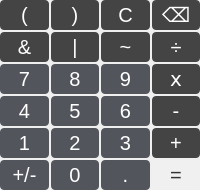
        <widget class="QWidget" name="PageProgrammer">
         <property name="sizePolicy">
          <sizepolicy hsizetype="Expanding" vsizetype="Expanding">
           <horstretch>0</horstretch>
           <verstretch>0</verstretch>
          </sizepolicy>
         </property>
         <layout class="QGridLayout" name="gridLayout">
          <property name="leftMargin">
           <number>0</number>
          </property>
          <property name="topMargin">
           <number>0</number>
          </property>
          <property name="rightMargin">
           <number>0</number>
          </property>
          <property name="bottomMargin">
           <number>0</number>
          </property>
          <property name="spacing">
           <number>2</number>
          </property>
          <item row="0" column="0">
           <widget class="QPushButton" name="pushButton___LeftParen">
            <property name="sizePolicy">
             <sizepolicy hsizetype="Expanding" vsizetype="Expanding">
              <horstretch>0</horstretch>
              <verstretch>0</verstretch>
             </sizepolicy>
            </property>
            <property name="styleSheet">
             <string notr="true">QPushButton
{
    background-color: #444444;
    color: #ffffff;
    border: none;
    border-radius: 4px;
    min-width: 30px;
    min-height: 30px;
    font-size: 20px;
}
QPushButton:hover
{
    background-color: #505050;
}
QPushButton:pressed
{
    background-color: #666666;
}</string>
            </property>
            <property name="text">
             <string>(</string>
            </property>
           </widget>
          </item>
          <item row="0" column="1">
           <widget class="QPushButton" name="pushButton___RightParen">
            <property name="sizePolicy">
             <sizepolicy hsizetype="Expanding" vsizetype="Expanding">
              <horstretch>0</horstretch>
              <verstretch>0</verstretch>
             </sizepolicy>
            </property>
            <property name="styleSheet">
             <string notr="true">QPushButton
{
    background-color: #444444;
    color: #ffffff;
    border: none;
    border-radius: 4px;
    min-width: 30px;
    min-height: 30px;
    font-size: 20px;
}
QPushButton:hover
{
    background-color: #505050;
}
QPushButton:pressed
{
    background-color: #666666;
}</string>
            </property>
            <property name="text">
             <string>)</string>
            </property>
           </widget>
          </item>
          <item row="0" column="2">
           <widget class="QPushButton" name="pushButton___Clear">
            <property name="sizePolicy">
             <sizepolicy hsizetype="Expanding" vsizetype="Expanding">
              <horstretch>0</horstretch>
              <verstretch>0</verstretch>
             </sizepolicy>
            </property>
            <property name="styleSheet">
             <string notr="true">QPushButton
{
    background-color: #444444;
    color: #ffffff;
    border: none;
    border-radius: 4px;
    min-width: 30px;
    min-height: 30px;
    font-size: 20px;
}
QPushButton:hover
{
    background-color: #505050;
}
QPushButton:pressed
{
    background-color: #666666;
}</string>
            </property>
            <property name="text">
             <string>C</string>
            </property>
           </widget>
          </item>
          <item row="0" column="3">
           <widget class="QPushButton" name="pushButton___BackSpace">
            <property name="sizePolicy">
             <sizepolicy hsizetype="Expanding" vsizetype="Expanding">
              <horstretch>0</horstretch>
              <verstretch>0</verstretch>
             </sizepolicy>
            </property>
            <property name="styleSheet">
             <string notr="true">QPushButton
{
    background-color: #444444;
    color: #ffffff;
    border: none;
    border-radius: 4px;
    min-width: 30px;
    min-height: 30px;
    font-size: 20px;
}
QPushButton:hover
{
    background-color: #505050;
}
QPushButton:pressed
{
    background-color: #666666;
}</string>
            </property>
            <property name="text">
             <string>⌫</string>
            </property>
           </widget>
          </item>
          <item row="1" column="0">
           <widget class="QPushButton" name="pushButton_AND">
            <property name="sizePolicy">
             <sizepolicy hsizetype="Expanding" vsizetype="Expanding">
              <horstretch>0</horstretch>
              <verstretch>0</verstretch>
             </sizepolicy>
            </property>
            <property name="styleSheet">
             <string notr="true">QPushButton
{
    background-color: #444444;
    color: #ffffff;
    border: none;
    border-radius: 4px;
    min-width: 30px;
    min-height: 30px;
    font-size: 20px;
}
QPushButton:hover
{
    background-color: #505050;
}
QPushButton:pressed
{
    background-color: #666666;
}</string>
            </property>
            <property name="text">
             <string>&amp;&amp;</string>
            </property>
           </widget>
          </item>
          <item row="1" column="1">
           <widget class="QPushButton" name="pushButton_OR">
            <property name="sizePolicy">
             <sizepolicy hsizetype="Expanding" vsizetype="Expanding">
              <horstretch>0</horstretch>
              <verstretch>0</verstretch>
             </sizepolicy>
            </property>
            <property name="styleSheet">
             <string notr="true">QPushButton
{
    background-color: #444444;
    color: #ffffff;
    border: none;
    border-radius: 4px;
    min-width: 30px;
    min-height: 30px;
    font-size: 20px;
}
QPushButton:hover
{
    background-color: #505050;
}
QPushButton:pressed
{
    background-color: #666666;
}</string>
            </property>
            <property name="text">
             <string>|</string>
            </property>
           </widget>
          </item>
          <item row="1" column="2">
           <widget class="QPushButton" name="pushButton_XOR">
            <property name="sizePolicy">
             <sizepolicy hsizetype="Expanding" vsizetype="Expanding">
              <horstretch>0</horstretch>
              <verstretch>0</verstretch>
             </sizepolicy>
            </property>
            <property name="styleSheet">
             <string notr="true">QPushButton
{
    background-color: #444444;
    color: #ffffff;
    border: none;
    border-radius: 4px;
    min-width: 30px;
    min-height: 30px;
    font-size: 20px;
}
QPushButton:hover
{
    background-color: #505050;
}
QPushButton:pressed
{
    background-color: #666666;
}</string>
            </property>
            <property name="text">
             <string>~</string>
            </property>
           </widget>
          </item>
          <item row="1" column="3">
           <widget class="QPushButton" name="pushButton___Divide">
            <property name="sizePolicy">
             <sizepolicy hsizetype="Expanding" vsizetype="Expanding">
              <horstretch>0</horstretch>
              <verstretch>0</verstretch>
             </sizepolicy>
            </property>
            <property name="styleSheet">
             <string notr="true">QPushButton
{
    background-color: #444444;
    color: #ffffff;
    border: none;
    border-radius: 4px;
    min-width: 30px;
    min-height: 30px;
    font-size: 20px;
}
QPushButton:hover
{
    background-color: #505050;
}
QPushButton:pressed
{
    background-color: #666666;
}</string>
            </property>
            <property name="text">
             <string>÷</string>
            </property>
           </widget>
          </item>
          <item row="2" column="0">
           <widget class="QPushButton" name="pushButton___7">
            <property name="sizePolicy">
             <sizepolicy hsizetype="Expanding" vsizetype="Expanding">
              <horstretch>0</horstretch>
              <verstretch>0</verstretch>
             </sizepolicy>
            </property>
            <property name="styleSheet">
             <string notr="true"> QPushButton
{
        background-color:#52565c;
        color:#ffffff;
        border:none;
        border-radius:4px;
        min-width:30px;
        min-height:30px;
        font-size:20px;
 }
QPushButton:hover
{
	 background-color:#5d6269;
}
QPushButton:pressed
{
	background-color:#6a7078;
}</string>
            </property>
            <property name="text">
             <string>7</string>
            </property>
           </widget>
          </item>
          <item row="2" column="1">
           <widget class="QPushButton" name="pushButton___8">
            <property name="sizePolicy">
             <sizepolicy hsizetype="Expanding" vsizetype="Expanding">
              <horstretch>0</horstretch>
              <verstretch>0</verstretch>
             </sizepolicy>
            </property>
            <property name="styleSheet">
             <string notr="true"> QPushButton
{
        background-color:#52565c;
        color:#ffffff;
        border:none;
        border-radius:4px;
        min-width:30px;
        min-height:30px;
        font-size:20px;
 }
QPushButton:hover
{
	 background-color:#5d6269;
}
QPushButton:pressed
{
	background-color:#6a7078;
}</string>
            </property>
            <property name="text">
             <string>8</string>
            </property>
           </widget>
          </item>
          <item row="2" column="2">
           <widget class="QPushButton" name="pushButton___9">
            <property name="sizePolicy">
             <sizepolicy hsizetype="Expanding" vsizetype="Expanding">
              <horstretch>0</horstretch>
              <verstretch>0</verstretch>
             </sizepolicy>
            </property>
            <property name="styleSheet">
             <string notr="true"> QPushButton
{
        background-color:#52565c;
        color:#ffffff;
        border:none;
        border-radius:4px;
        min-width:30px;
        min-height:30px;
        font-size:20px;
 }
QPushButton:hover
{
	 background-color:#5d6269;
}
QPushButton:pressed
{
	background-color:#6a7078;
}</string>
            </property>
            <property name="text">
             <string>9</string>
            </property>
           </widget>
          </item>
          <item row="2" column="3">
           <widget class="QPushButton" name="pushButton___Multi">
            <property name="sizePolicy">
             <sizepolicy hsizetype="Expanding" vsizetype="Expanding">
              <horstretch>0</horstretch>
              <verstretch>0</verstretch>
             </sizepolicy>
            </property>
            <property name="styleSheet">
             <string notr="true">QPushButton
{
    background-color: #444444;
    color: #ffffff;
    border: none;
    border-radius: 4px;
    min-width: 30px;
    min-height: 30px;
    font-size: 20px;
}
QPushButton:hover
{
    background-color: #505050;
}
QPushButton:pressed
{
    background-color: #666666;
}</string>
            </property>
            <property name="text">
             <string>ⅹ</string>
            </property>
           </widget>
          </item>
          <item row="3" column="0">
           <widget class="QPushButton" name="pushButton___4">
            <property name="sizePolicy">
             <sizepolicy hsizetype="Expanding" vsizetype="Expanding">
              <horstretch>0</horstretch>
              <verstretch>0</verstretch>
             </sizepolicy>
            </property>
            <property name="styleSheet">
             <string notr="true"> QPushButton
{
        background-color:#52565c;
        color:#ffffff;
        border:none;
        border-radius:4px;
        min-width:30px;
        min-height:30px;
        font-size:20px;
 }
QPushButton:hover
{
	 background-color:#5d6269;
}
QPushButton:pressed
{
	background-color:#6a7078;
}</string>
            </property>
            <property name="text">
             <string>4</string>
            </property>
           </widget>
          </item>
          <item row="3" column="1">
           <widget class="QPushButton" name="pushButton___5">
            <property name="sizePolicy">
             <sizepolicy hsizetype="Expanding" vsizetype="Expanding">
              <horstretch>0</horstretch>
              <verstretch>0</verstretch>
             </sizepolicy>
            </property>
            <property name="styleSheet">
             <string notr="true"> QPushButton
{
        background-color:#52565c;
        color:#ffffff;
        border:none;
        border-radius:4px;
        min-width:30px;
        min-height:30px;
        font-size:20px;
 }
QPushButton:hover
{
	 background-color:#5d6269;
}
QPushButton:pressed
{
	background-color:#6a7078;
}</string>
            </property>
            <property name="text">
             <string>5</string>
            </property>
           </widget>
          </item>
          <item row="3" column="2">
           <widget class="QPushButton" name="pushButton___6">
            <property name="sizePolicy">
             <sizepolicy hsizetype="Expanding" vsizetype="Expanding">
              <horstretch>0</horstretch>
              <verstretch>0</verstretch>
             </sizepolicy>
            </property>
            <property name="styleSheet">
             <string notr="true"> QPushButton
{
        background-color:#52565c;
        color:#ffffff;
        border:none;
        border-radius:4px;
        min-width:30px;
        min-height:30px;
        font-size:20px;
 }
QPushButton:hover
{
	 background-color:#5d6269;
}
QPushButton:pressed
{
	background-color:#6a7078;
}</string>
            </property>
            <property name="text">
             <string>6</string>
            </property>
           </widget>
          </item>
          <item row="3" column="3">
           <widget class="QPushButton" name="pushButton___Sub">
            <property name="sizePolicy">
             <sizepolicy hsizetype="Expanding" vsizetype="Expanding">
              <horstretch>0</horstretch>
              <verstretch>0</verstretch>
             </sizepolicy>
            </property>
            <property name="styleSheet">
             <string notr="true">QPushButton
{
    background-color: #444444;
    color: #ffffff;
    border: none;
    border-radius: 4px;
    min-width: 30px;
    min-height: 30px;
    font-size: 20px;
}
QPushButton:hover
{
    background-color: #505050;
}
QPushButton:pressed
{
    background-color: #666666;
}</string>
            </property>
            <property name="text">
             <string>-</string>
            </property>
           </widget>
          </item>
          <item row="4" column="0">
           <widget class="QPushButton" name="pushButton___1">
            <property name="sizePolicy">
             <sizepolicy hsizetype="Expanding" vsizetype="Expanding">
              <horstretch>0</horstretch>
              <verstretch>0</verstretch>
             </sizepolicy>
            </property>
            <property name="styleSheet">
             <string notr="true"> QPushButton
{
        background-color:#52565c;
        color:#ffffff;
        border:none;
        border-radius:4px;
        min-width:30px;
        min-height:30px;
        font-size:20px;
 }
QPushButton:hover
{
	 background-color:#5d6269;
}
QPushButton:pressed
{
	background-color:#6a7078;
}</string>
            </property>
            <property name="text">
             <string>1</string>
            </property>
           </widget>
          </item>
          <item row="4" column="1">
           <widget class="QPushButton" name="pushButton___2">
            <property name="sizePolicy">
             <sizepolicy hsizetype="Expanding" vsizetype="Expanding">
              <horstretch>0</horstretch>
              <verstretch>0</verstretch>
             </sizepolicy>
            </property>
            <property name="styleSheet">
             <string notr="true"> QPushButton
{
        background-color:#52565c;
        color:#ffffff;
        border:none;
        border-radius:4px;
        min-width:30px;
        min-height:30px;
        font-size:20px;
 }
QPushButton:hover
{
	 background-color:#5d6269;
}
QPushButton:pressed
{
	background-color:#6a7078;
}</string>
            </property>
            <property name="text">
             <string>2</string>
            </property>
           </widget>
          </item>
          <item row="4" column="2">
           <widget class="QPushButton" name="pushButton___3">
            <property name="sizePolicy">
             <sizepolicy hsizetype="Expanding" vsizetype="Expanding">
              <horstretch>0</horstretch>
              <verstretch>0</verstretch>
             </sizepolicy>
            </property>
            <property name="styleSheet">
             <string notr="true"> QPushButton
{
        background-color:#52565c;
        color:#ffffff;
        border:none;
        border-radius:4px;
        min-width:30px;
        min-height:30px;
        font-size:20px;
 }
QPushButton:hover
{
	 background-color:#5d6269;
}
QPushButton:pressed
{
	background-color:#6a7078;
}</string>
            </property>
            <property name="text">
             <string>3</string>
            </property>
           </widget>
          </item>
          <item row="4" column="3">
           <widget class="QPushButton" name="pushButton___Add">
            <property name="sizePolicy">
             <sizepolicy hsizetype="Expanding" vsizetype="Expanding">
              <horstretch>0</horstretch>
              <verstretch>0</verstretch>
             </sizepolicy>
            </property>
            <property name="styleSheet">
             <string notr="true">QPushButton
{
    background-color: #444444;
    color: #ffffff;
    border: none;
    border-radius: 4px;
    min-width: 30px;
    min-height: 30px;
    font-size: 20px;
}
QPushButton:hover
{
    background-color: #505050;
}
QPushButton:pressed
{
    background-color: #666666;
}</string>
            </property>
            <property name="text">
             <string>+</string>
            </property>
           </widget>
          </item>
          <item row="5" column="0">
           <widget class="QPushButton" name="pushButton___Minus">
            <property name="sizePolicy">
             <sizepolicy hsizetype="Expanding" vsizetype="Expanding">
              <horstretch>0</horstretch>
              <verstretch>0</verstretch>
             </sizepolicy>
            </property>
            <property name="styleSheet">
             <string notr="true"> QPushButton
{
        background-color:#52565c;
        color:#ffffff;
        border:none;
        border-radius:4px;
        min-width:30px;
        min-height:30px;
        font-size:20px;
 }
QPushButton:hover
{
	 background-color:#5d6269;
}
QPushButton:pressed
{
	background-color:#6a7078;
}</string>
            </property>
            <property name="text">
             <string>+/-</string>
            </property>
           </widget>
          </item>
          <item row="5" column="1">
           <widget class="QPushButton" name="pushButton___0">
            <property name="sizePolicy">
             <sizepolicy hsizetype="Expanding" vsizetype="Expanding">
              <horstretch>0</horstretch>
              <verstretch>0</verstretch>
             </sizepolicy>
            </property>
            <property name="styleSheet">
             <string notr="true"> QPushButton
{
        background-color:#52565c;
        color:#ffffff;
        border:none;
        border-radius:4px;
        min-width:30px;
        min-height:30px;
        font-size:20px;
 }
QPushButton:hover
{
	 background-color:#5d6269;
}
QPushButton:pressed
{
	background-color:#6a7078;
}</string>
            </property>
            <property name="text">
             <string>0</string>
            </property>
           </widget>
          </item>
          <item row="5" column="2">
           <widget class="QPushButton" name="pushButton___Point">
            <property name="sizePolicy">
             <sizepolicy hsizetype="Expanding" vsizetype="Expanding">
              <horstretch>0</horstretch>
              <verstretch>0</verstretch>
             </sizepolicy>
            </property>
            <property name="styleSheet">
             <string notr="true"> QPushButton
{
        background-color:#52565c;
        color:#ffffff;
        border:none;
        border-radius:4px;
        min-width:30px;
        min-height:30px;
        font-size:20px;
 }
QPushButton:hover
{
	 background-color:#5d6269;
}
QPushButton:pressed
{
	background-color:#6a7078;
}</string>
            </property>
            <property name="text">
             <string>.</string>
            </property>
           </widget>
          </item>
          <item row="5" column="3">
           <widget class="QPushButton" name="pushButton___Equal">
            <property name="sizePolicy">
             <sizepolicy hsizetype="Expanding" vsizetype="Expanding">
              <horstretch>0</horstretch>
              <verstretch>0</verstretch>
             </sizepolicy>
            </property>
            <property name="styleSheet">
             <string notr="true">QPushButton
{
    background-color: #f0f0f0;
    color: #333333;
    border: none;
    border-radius: 4px;
    min-width: 30px;
    min-height: 30px;
    font-size: 20px;
}
QPushButton:hover
{
    background-color: #e5e5e5;
}
QPushButton:pressed
{
    background-color: #d5d5d5;
}</string>
            </property>
            <property name="text">
             <string>=</string>
            </property>
           </widget>
          </item>
         </layout>
        </widget>
